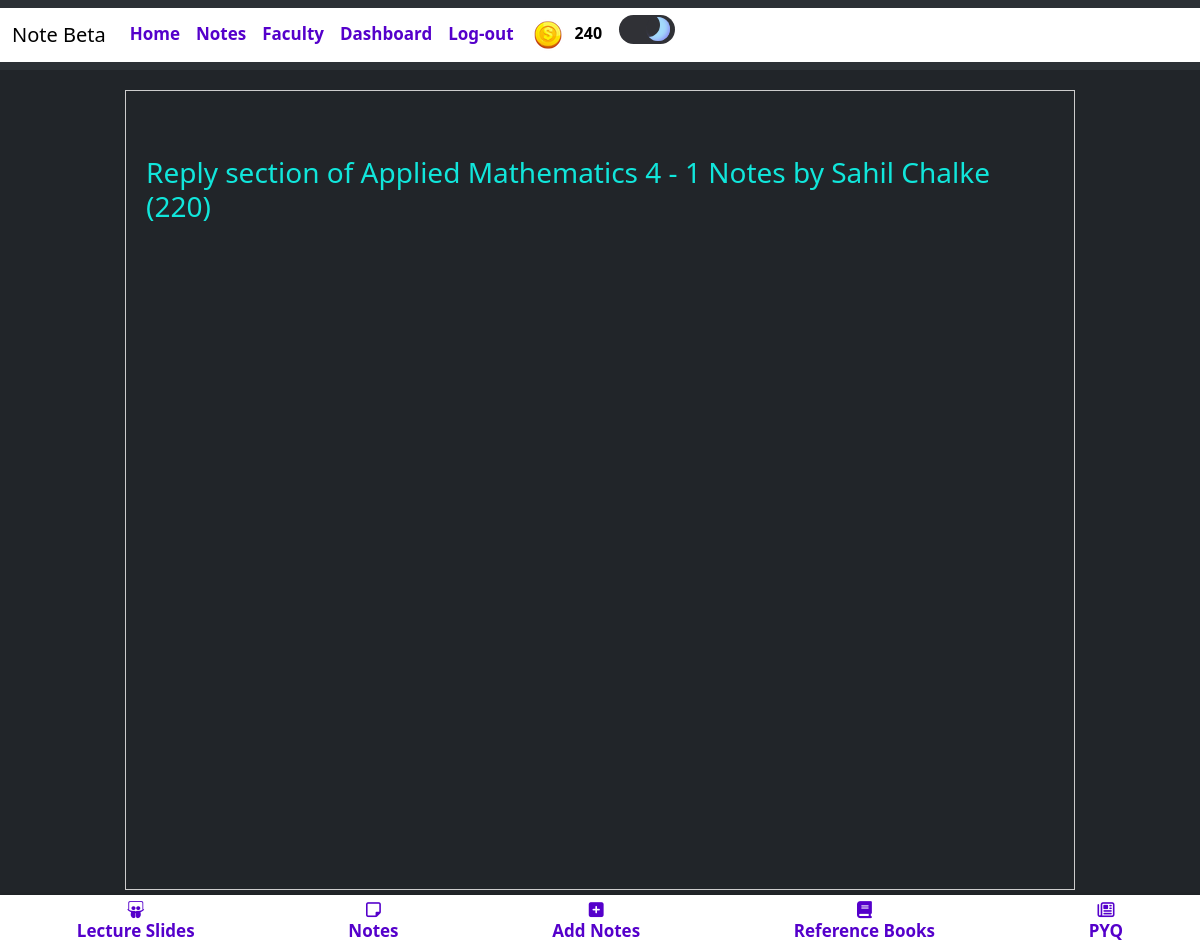
The app's page /seeRply/admin-1-9960/ (signed in) with its own data.
### blogapp/models.py (models this page shows, shortened)
class UserAccount(AbstractBaseUser, PermissionsMixin):
    email = models.CharField(max_length = 50,unique=True)
    name = models.CharField(max_length=200)
    is_active = models.BooleanField(default=True)
    is_mod = models.BooleanField(default=False)
    is_nUser = models.BooleanField(default=True)
    is_staff = models.BooleanField(default=False)
    coins_scored = models.IntegerField(default=100,null=True,blank=True)
    rank = models.IntegerField(default=0)
    bookmarks = models.ManyToManyField('blogapp.Notes', blank=True)
    is_emailVerified = models.BooleanField(default=False)
    objects = UserAccountManager()
    USERNAME_FIELD = 'email'
    REQUIRED_FIELDS = ['name']
    def __str__(self):
        return f"{self.name} ({self.coins_scored})"

class Notes(models.Model):
    typ = (
        ('Assignment','Assignment'),
        ('Experiment','Experiment'),
        ('Notes','Notes'),
        ('ReferenceBook','Reference Book'),
        ('LectureSlides','Lecture Slides'),
        ('PYQ','PYQ'),
    )
    mods = (
        ('1','1'),
        ('2','2'),
        ('3','3'),
        ('4','4'),
        ('5','5'),
        ('6','6'),
    )
    desc = models.TextField(max_length=500,null=True,blank=True)
    mod = models.CharField(max_length=5,choices=mods,null=True,blank=True)
    file = models.FileField(upload_to='notes/')
    author = models.ForeignKey(UserAccount,on_delete=models.CASCADE)
    status = models.BooleanField(default=False)
    likes = models.ManyToManyField(UserAccount,related_name="notes_like",default=0)
    views = models.PositiveIntegerField(default=0)
    buy=models.ManyToManyField(UserAccount,related_name="buy_notes")
    typeN = models.CharField(max_length=50,null=True,blank=True,choices=typ)
    docid = models.CharField(max_length=300,null=True,blank=True)
    sub =  models.ForeignKey(Subject,on_delete=models.CASCADE,null=True,blank=True)
    slug = AutoSlugField(populate_from = 'sub',unique=True,null=True,default=None)
    nDetail = models.CharField(max_length=100,null=True,blank=True)
    def __str__(self):
        niu = f'{self.sub.name} - {self.mod} {self.typeN} by {self.author}'
        return niu

class Subject(models.Model):
    name = models.CharField(max_length=50)
    teacher = models.CharField(max_length=50)
    teacherurl = models.CharField(max_length=300,null=True,blank=True)
    img = models.ImageField(upload_to='subImage/',null=True,blank=True)

### blogapp/views.py (the view)
# urls.py: path('seeRply/<slug:slug>/',views.seeRply,name='seeRply'),
def seeRply(request,slug):
    cmt = Comment.objects.get(slug=slug)
    note = Notes.objects.get(slug = cmt.note.slug)
    cmtR = CmntReply.objects.filter(cmtRply = cmt.fromU)
    context = {
        'cmnt' : cmtR,
        'note' : note,
    }
    return render(request,'components/cmntReply.html',context)

### templates/components/cmntReply.html (shortened to what this page needs)
{% extends 'index.html' %}
{% block content %}
          <!DOCTYPE html>
          <html>
            <head>
            </head>
            <body>
              <div id="container">
    <div class="row" style="margin-top: 5%; ">
        <h3>Reply section  of {{note}}</h3>
        <br><br><br><br>
    </div>
</div>
</body>
</html>
{% endblock %}

### templates/components/header.html (shortened to what this page needs)
{% load static %}
<nav class="navbar navbar-expand-lg bg-body-tertiary" >
    <div class="container-fluid" style="background-color: white;">
      <a class="navbar-brand mb-0 h1" href="{% url 'notes'%}" style="color: black;">Note Beta</a>
      <div class="collapse navbar-collapse" id="navbarTogglerDemo03">
        <ul class="navbar-nav me-auto mb-2 mb-lg-0" >
          {% if user.is_authenticated %}
          <li class="nav-item">
            <a class="nav-link abc" href="{% url 'home' %}" >Home</a>
          </li>
          <li class="nav-item" >
            <a class="nav-link abc" href="{% url 'notes' %}" >Notes</a>
          </li>
          <li class="nav-item" >
            <a class="nav-link abc" href="{% url 'teacher' %}" >Faculty</a>
          </li>
          <li class="nav-item" >
            <a class="nav-link abc" href="{% url 'dashboard' %}" >Dashboard</a>
          </li>
          <li class="nav-item">
            <a class="nav-link abc" href="{% url 'logout' %}" >Log-out</a>
          </li>
          {% endif %}
          {% if user.is_authenticated %}
          <table class="coins">
          <th>
          <img src="{% static 'images/coin.png' %}" alt="">
          </th>
          <th>
          <p class="cna" id="cna" style="color: black;">{{ user.coins_scored }}</p>
          </th>
          </table>
    {% endif %}
            <label class="switch">
              <span class="slider"></span>
            </label>
      </div>
    </div>
  </nav>

### templates/components/header.html (style rules this page uses)
.nav-link { margin-top: 5px; color: #5500cb; font-size: 17px; font-weight: bold; }
.coins { width: 3px; }
.cna { margin-top: 12px; font-weight: bold; }
.switch { margin-left: 1em; margin-top: 7px; --width-of-switch: 3.5em; --height-of-switch: 1.8em; --size-of-icon: 1.4em; --slider-offset: 0.3em; position: relative; width: var(--width-of-switch); height: var(--height-of-switch); }
.slider { position: absolute; cursor: pointer; top: 0; left: 0; right: 0; bottom: 0; background-color: #f4f4f5; transition: .4s; border-radius: 30px; }
.slider:before { position: absolute; content: ""; height: var(--size-of-icon,1.4em); width: var(--size-of-icon,1.4em); border-radius: 20px; left: var(--slider-offset,0.3em); top: 50%; transform: translateY(-50%); background: linear-gradient(40deg,#ff0080,#ff8c00 70%); ; transition: .4s; }
input:checked + .slider { background-color: #303136; }
input:checked + .slider:before { left: calc(100% - (var(--size-of-icon,1.4em) + var(--slider-offset,0.3em))); background: #303136; box-shadow: inset -3px -2px 5px -2px #8983f7, inset -10px -4px 0 0 #a3dafb; }

### templates/components/cmntReply.html (style rules this page uses)
#container { margin-top: 50px; width: 950px; height: 800px; border: 1px solid #ccc; padding: 20px; margin: 20px auto; }
.row { color: rgb(17, 230, 219); }

### templates/components/notesBottomNav.html (style rules this page uses)
i,span { color: #5500cb; font-size: 17px; font-weight: bold; }

### records on screen
UserAccount: coins_scored "240"
Notes: sub+mod+typeN "Applied Mathematics 4 - 1 Notes by Sahil Chalke (220)"
